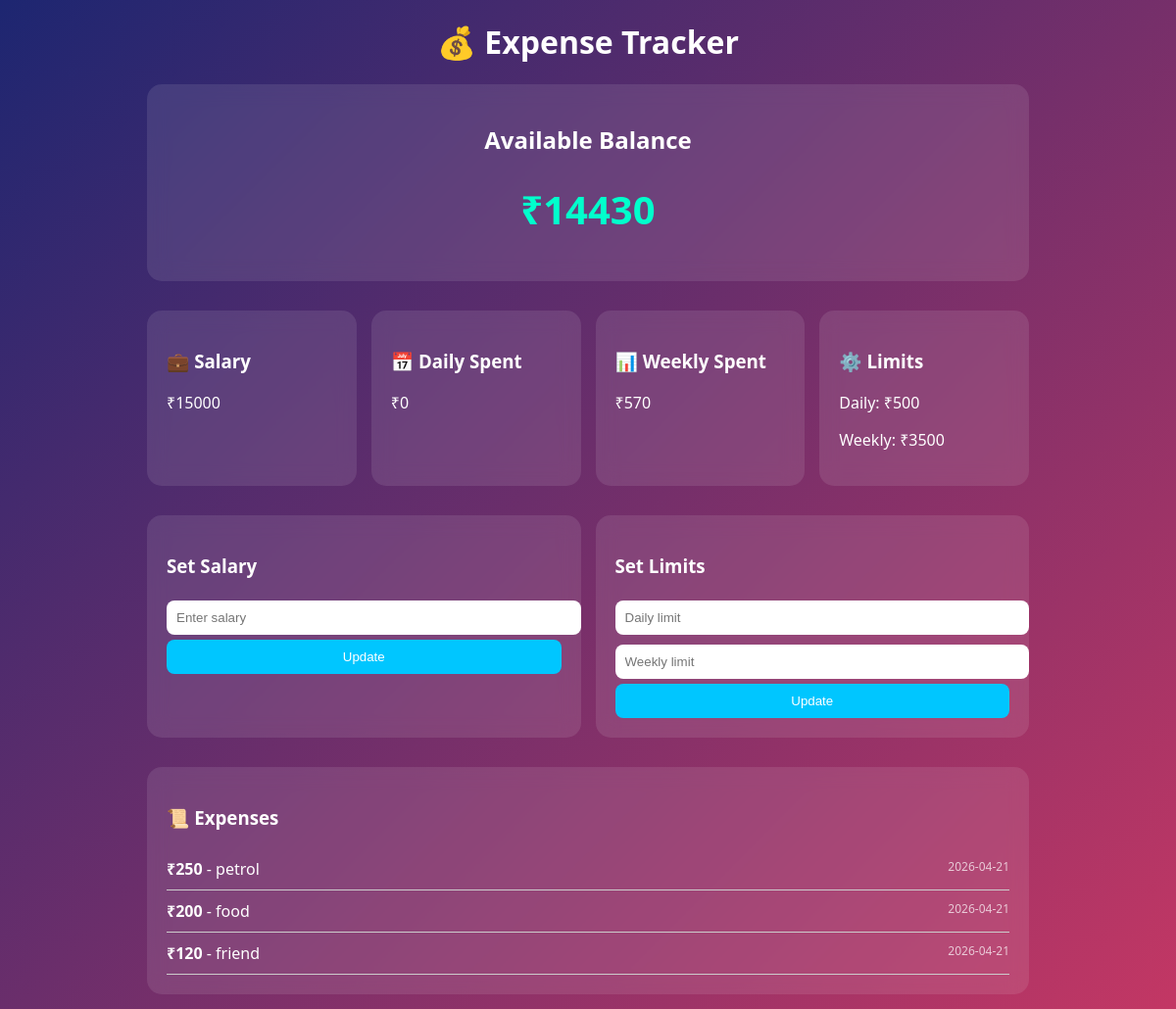
Page /dashboard (signed in) on the committed database.
### tables this page shows
CREATE TABLE salary (
        id INTEGER PRIMARY KEY AUTOINCREMENT,
        user_id INTEGER,
        amount INTEGER
    );

CREATE TABLE users (
        user_id INTEGER PRIMARY KEY,
        username TEXT,
        daily_limit INTEGER DEFAULT 0,
        weekly_limit INTEGER DEFAULT 0
    );

CREATE TABLE expenses (
        id INTEGER PRIMARY KEY AUTOINCREMENT,
        user_id INTEGER,
        amount INTEGER,
        category TEXT,
        created_at TEXT
    );

### app.py (the view)
@app.route("/dashboard")
def dashboard():
    user_id = session.get("user_id")
    if not user_id:
        return redirect("/")
    balance = get_balance(user_id)
    expenses = get_all_expenses(user_id)
    daily_limit, weekly_limit = get_limits(user_id)
    alert = check_alert(user_id)
    salary = get_salary(user_id)
    daily_spent = get_daily_spent(user_id)
    weekly_spent = get_weekly_spent(user_id)
    return render_template(
        "dashboard.html",
        balance=balance,
        expenses=expenses,
        salary=salary,
        daily_spent=daily_spent,
        weekly_spent=weekly_spent,
        daily_limit=daily_limit,
        weekly_limit=weekly_limit,
        alert=alert
    )

### logic.py (called while the page is built)
def get_limits(user_id):
    conn = sqlite3.connect(DB_NAME)
    cursor = conn.cursor()
    cursor.execute(
        "SELECT daily_limit, weekly_limit FROM users WHERE user_id=?",
        (user_id,)
    )
    result = cursor.fetchone()
    conn.close()
    return result if result else (0, 0)

def get_balance(user_id):
    conn = sqlite3.connect(DB_NAME)
    cursor = conn.cursor()
    cursor.execute("SELECT SUM(amount) FROM expenses WHERE user_id=?", (user_id,))
    total = cursor.fetchone()[0] or 0
    cursor.execute("SELECT amount FROM salary WHERE user_id=? ORDER BY id DESC LIMIT 1", (user_id,))
    salary = cursor.fetchone()
    salary = salary[0] if salary else 0
    conn.close()
    return salary - total

def get_all_expenses(user_id):
    conn = sqlite3.connect(DB_NAME)
    cursor = conn.cursor()
    cursor.execute(
        "SELECT amount, category, created_at FROM expenses WHERE user_id=?",
        (user_id,)
    )
    data = cursor.fetchall()
    conn.close()
    return data

def get_daily_spent(user_id):
    today = str(date.today())
    conn = sqlite3.connect(DB_NAME)
    cursor = conn.cursor()
    cursor.execute(
        "SELECT SUM(amount) FROM expenses WHERE user_id=? AND created_at=?",
        (user_id, today)
    )
    total = cursor.fetchone()[0] or 0
    conn.close()
    return total

def get_weekly_spent(user_id):
    conn = sqlite3.connect(DB_NAME)
    cursor = conn.cursor()
    cursor.execute(
        "SELECT SUM(amount) FROM expenses WHERE user_id=?",
        (user_id,)
    )
    total = cursor.fetchone()[0] or 0
    conn.close()
    return total

def check_alert(user_id):
    daily_limit, weekly_limit = get_limits(user_id)
    daily = get_daily_spent(user_id)
    weekly = get_weekly_spent(user_id)
    if daily_limit and daily >= daily_limit:
        return "⚠️ Daily limit reached!"
    if weekly_limit and weekly >= weekly_limit:
        return "⚠️ Weekly limit reached!"
    return None

def get_salary(user_id):
    import sqlite3
    conn = sqlite3.connect(DB_NAME)
    cursor = conn.cursor()
    cursor.execute(
        "SELECT amount FROM salary WHERE user_id=? ORDER BY id DESC LIMIT 1",
        (user_id,)
    )
    result = cursor.fetchone()
    conn.close()
    return result[0] if result else 0

### templates/dashboard.html (shortened to what this page needs)
<!DOCTYPE html>
<html>
<head>
    <link rel="stylesheet" href="{{ url_for('static', filename='style.css') }}">
</head>
<body>
<div class="container">
    <div class="header">
        <h1>💰 Expense Tracker</h1>
    </div>
    <div class="card balance-card">
        <h2>Available Balance</h2>
        <h1 class="balance">₹{{ balance }}</h1>
    </div>
    <div class="grid">
        <div class="card">
            <h3>💼 Salary</h3>
            <p>₹{{ salary }}</p>
        </div>
        <div class="card">
            <h3>📅 Daily Spent</h3>
            <p>₹{{ daily_spent }}</p>
        </div>
        <div class="card">
            <h3>📊 Weekly Spent</h3>
            <p>₹{{ weekly_spent }}</p>
        </div>
        <div class="card">
            <h3>⚙️ Limits</h3>
            <p>Daily: ₹{{ daily_limit }}</p>
            <p>Weekly: ₹{{ weekly_limit }}</p>
        </div>
    </div>
    <div class="grid">
        <div class="card">
            <h3>Set Salary</h3>
            <form method="post" action="/set_salary">
                <input type="number" name="salary" placeholder="Enter salary" required>
                <button>Update</button>
            </form>
        </div>
        <div class="card">
            <h3>Set Limits</h3>
            <form method="post" action="/set_limits">
                <input type="number" name="daily" placeholder="Daily limit" required>
                <input type="number" name="weekly" placeholder="Weekly limit" required>
                <button>Update</button>
            </form>
        </div>
    </div>
    <div class="card">
        <h3>📜 Expenses</h3>
        {% for e in expenses %}
        <div class="expense">
            <div>
                <strong>₹{{ e[0] }}</strong> - {{ e[1] }}
            </div>
            <div class="date">{{ e[2] }}</div>
        </div>
        {% endfor %}
    </div>
</div>
</body>
</html>

### static/style.css (style rules this page uses)
body { font-family: 'Segoe UI', sans-serif; background: linear-gradient(135deg, #1d2671, #c33764); color: white; }
.container { width: 90%; max-width: 900px; margin: auto; }
.header { text-align: center; margin: 20px; }
.card { background: rgba(255,255,255,0.1); padding: 20px; border-radius: 15px; margin: 15px 0; backdrop-filter: blur(10px); }
.balance-card { text-align: center; }
.balance { font-size: 40px; color: #00ffcc; }
.grid { display: grid; grid-template-columns: repeat(auto-fit, minmax(200px, 1fr)); gap: 15px; }
input { width: 100%; padding: 10px; margin: 5px 0; border-radius: 8px; border: none; }
button { width: 100%; padding: 10px; background: #00c6ff; color: white; border: none; border-radius: 8px; cursor: pointer; }
.expense { display: flex; justify-content: space-between; border-bottom: 1px solid #ccc; padding: 10px 0; }
.date { font-size: 12px; opacity: 0.7; }

### rows in the picture
salary: amount "15000"
users: daily_limit "500", weekly_limit "3500"
expenses: amount "250", category "petrol", created_at "2026-04-21"
expenses: amount "200", category "food", created_at "2026-04-21"
expenses: amount "120", category "friend", created_at "2026-04-21"

### other values in the picture
{{ balance }} "14430"
{{ daily_spent }} "0"
{{ weekly_spent }} "570"
